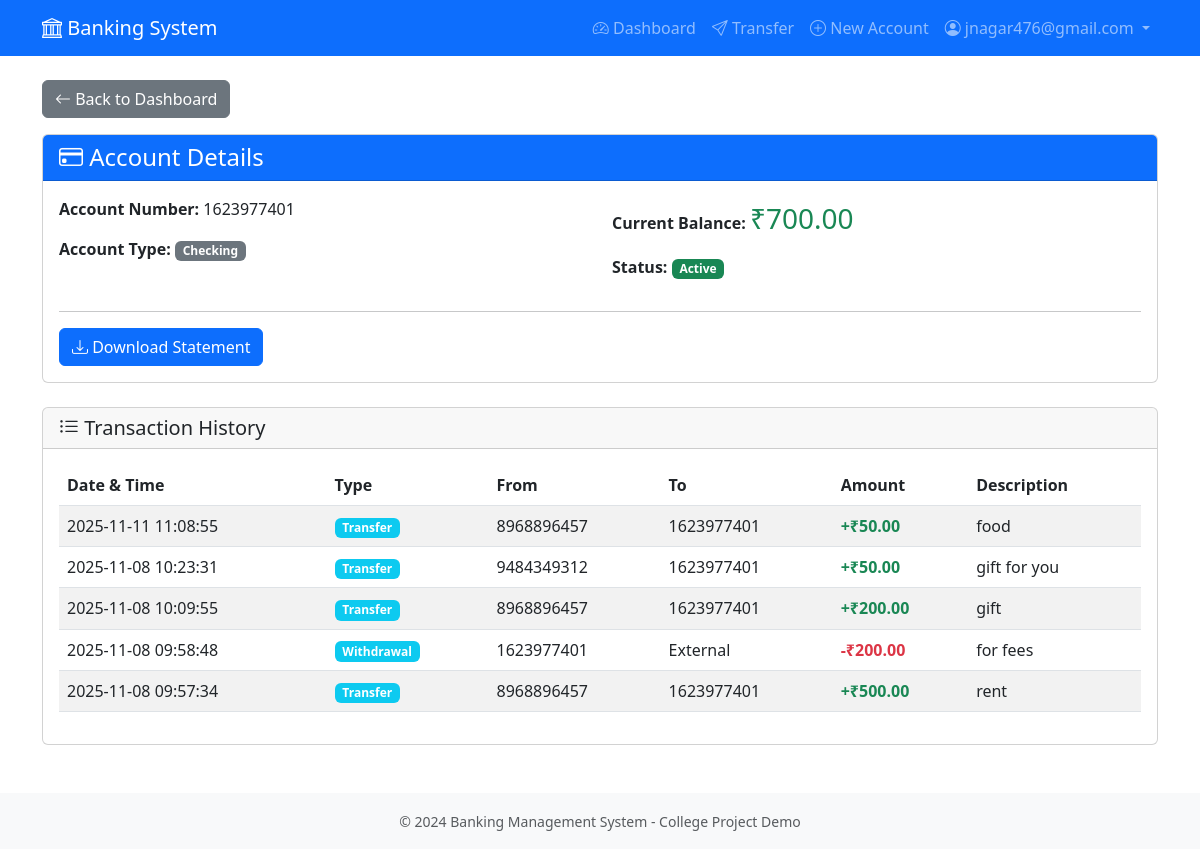
Screenshot of /user/account/1 (signed in) with the database file from the repository.
### app/models.py (models this page shows, shortened)
class User(UserMixin, db.Model):
    __tablename__ = 'users'
    id = db.Column(db.Integer, primary_key=True)
    email = db.Column(db.String(120), unique=True, nullable=False, index=True)
    password_hash = db.Column(db.String(255), nullable=False)
    full_name = db.Column(db.String(100), nullable=False)
    phone = db.Column(db.String(20), nullable=True)
    is_admin = db.Column(db.Boolean, default=False, nullable=False)
    is_active = db.Column(db.Boolean, default=True, nullable=False)
    created_at = db.Column(db.DateTime, default=datetime.utcnow, nullable=False)
    accounts = db.relationship('Account', backref='owner', lazy='dynamic', cascade='all, delete-orphan')

class Account(db.Model):
    __tablename__ = 'accounts'
    id = db.Column(db.Integer, primary_key=True)
    user_id = db.Column(db.Integer, db.ForeignKey('users.id'), nullable=False, index=True)
    account_number = db.Column(db.String(20), unique=True, nullable=False, index=True)
    account_type = db.Column(db.String(20), nullable=False)  # 'checking' or 'savings'
    balance = db.Column(db.Integer, default=0, nullable=False)  # Stored in cents
    is_frozen = db.Column(db.Boolean, default=False, nullable=False)
    created_at = db.Column(db.DateTime, default=datetime.utcnow, nullable=False)
    transactions_sent = db.relationship(
        'Transaction',
        foreign_keys='Transaction.from_account_id',
        backref='source_account',
        lazy='dynamic'
    )
    transactions_received = db.relationship(
        'Transaction',
        foreign_keys='Transaction.to_account_id',
        backref='destination_account',
        lazy='dynamic'
    )
    def get_balance(self):
        return self.balance / 100.0
    def get_all_transactions(self):
        sent = self.transactions_sent.all()
        received = self.transactions_received.all()
        all_transactions = sent + received
        return sorted(all_transactions, key=lambda x: x.timestamp, reverse=True)

class Transaction(db.Model):
    __tablename__ = 'transactions'
    id = db.Column(db.Integer, primary_key=True)
    from_account_id = db.Column(db.Integer, db.ForeignKey('accounts.id'), nullable=True, index=True)
    to_account_id = db.Column(db.Integer, db.ForeignKey('accounts.id'), nullable=True, index=True)
    amount = db.Column(db.Integer, nullable=False)  # Stored in cents
    transaction_type = db.Column(db.String(20), nullable=False)  # 'transfer', 'deposit', 'withdrawal'
    description = db.Column(db.String(255), nullable=True)
    timestamp = db.Column(db.DateTime, default=datetime.utcnow, nullable=False, index=True)
    def get_amount(self):
        return self.amount / 100.0

### app/routes/user_routes.py (the view)
@bp.route('/account/<int:account_id>')
@login_required
def account_details(account_id):
    if isinstance(current_user, Admin):
        return redirect(url_for('admin.dashboard'))
    account = check_account_ownership(account_id)
    transactions = account.get_all_transactions()
    return render_template(
        'user/account_details.html',
        title=f'Account {account.account_number}',
        account=account,
        transactions=transactions
    )

### app/routes/user_routes.py (called while the page is built)
def check_account_ownership(account_id):
    account = Account.query.get_or_404(account_id)
    if account.user_id != current_user.id:
        abort(403)  # Forbidden
    return account

### app/templates/user/account_details.html (shortened to what this page needs)
{% extends "layout.html" %}
{% block content %}
<div class="mb-3">
    <a href="{{ url_for('user.dashboard') }}" class="btn btn-secondary">
        <i class="bi bi-arrow-left"></i> Back to Dashboard
    </a>
</div>
<div class="card mb-4">
    <div class="card-header bg-primary text-white">
        <h4 class="mb-0">
            <i class="bi bi-credit-card"></i> Account Details
        </h4>
    </div>
    <div class="card-body">
        <div class="row">
            <div class="col-md-6">
                <p><strong>Account Number:</strong> {{ account.account_number }}</p>
                <p><strong>Account Type:</strong>
                    <span class="badge bg-secondary">{{ account.account_type.title() }}</span>
                </p>
            </div>
            <div class="col-md-6">
                <p><strong>Current Balance:</strong>
                    <span class="fs-3 text-success">₹{{ "%.2f"|format(account.get_balance()) }}</span>
                </p>
                <p><strong>Status:</strong>
                    {% if account.is_frozen %}
                        <span class="badge bg-danger">Frozen</span>
                    {% else %}
                        <span class="badge bg-success">Active</span>
                    {% endif %}
                </p>
            </div>
        </div>
        <hr>
        <div class="btn-group" role="group">
            <a href="{{ url_for('user.statement', account_id=account.id) }}" class="btn btn-primary">
                <i class="bi bi-download"></i> Download Statement
            </a>
        </div>
    </div>
</div>
<div class="card">
    <div class="card-header">
        <h5 class="mb-0"><i class="bi bi-list-ul"></i> Transaction History</h5>
    </div>
    <div class="card-body">
        {% if transactions %}
            <div class="table-responsive">
                <table class="table table-striped">
                    <thead>
                        <tr>
                            <th>Date & Time</th>
                            <th>Type</th>
                            <th>From</th>
                            <th>To</th>
                            <th>Amount</th>
                            <th>Description</th>
                        </tr>
                    </thead>
                    <tbody>
                        {% for transaction in transactions %}
                        <tr>
                            <td>{{ transaction.timestamp.strftime('%Y-%m-%d %H:%M:%S') }}</td>
                            <td>
                                <span class="badge bg-info">{{ transaction.transaction_type.title() }}</span>
                            </td>
                            <td>
                                {% if transaction.source_account %}
                                    {{ transaction.source_account.account_number }}
                                {% else %}
                                    External
                                {% endif %}
                            </td>
                            <td>
                                {% if transaction.destination_account %}
                                    {{ transaction.destination_account.account_number }}
                                {% else %}
                                    External
                                {% endif %}
                            </td>
                            <td>
                                {% if transaction.to_account_id == account.id and transaction.from_account_id != account.id %}
                                    <span class="text-success fw-bold">+₹{{ "%.2f"|format(transaction.get_amount()) }}</span>
                                {% elif transaction.from_account_id == account.id %}
                                    <span class="text-danger fw-bold">-₹{{ "%.2f"|format(transaction.get_amount()) }}</span>
                                {% else %}
                                    ₹{{ "%.2f"|format(transaction.get_amount()) }}
                                {% endif %}
                            </td>
                            <td>{{ transaction.description or 'N/A' }}</td>
                        </tr>
                        {% endfor %}
                    </tbody>
                </table>
            </div>
        {% else %}
            <div class="alert alert-info mb-0">
                <i class="bi bi-info-circle"></i> No transactions found for this account.
            </div>
        {% endif %}
    </div>
</div>
{% endblock %}

### app/templates/layout.html (shortened to what this page needs)
<!DOCTYPE html>
<html lang="en">
<head>
    <link href="https://cdn.jsdelivr.net/npm/bootstrap@5.3.0/dist/css/bootstrap.min.css" rel="stylesheet">
    <link rel="stylesheet" href="https://cdn.jsdelivr.net/npm/bootstrap-icons@1.11.0/font/bootstrap-icons.css">
</head>
<body>
    <nav class="navbar navbar-expand-lg navbar-dark bg-primary">
        <div class="container">
            <a class="navbar-brand" href="/">
                <i class="bi bi-bank"></i> Banking System
            </a>
            <div class="collapse navbar-collapse" id="navbarNav">
                <ul class="navbar-nav ms-auto">
                    {% if current_user.is_authenticated %}
                        {% if current_user.__class__.__name__ == 'Admin' %}
                            <li class="nav-item">
                                <a class="nav-link" href="{{ url_for('admin.dashboard') }}">
                                    <i class="bi bi-speedometer2"></i> Dashboard
                                </a>
                            </li>
                            <li class="nav-item">
                                <a class="nav-link" href="{{ url_for('admin.users') }}">
                                    <i class="bi bi-people"></i> Users
                                </a>
                            </li>
                            <li class="nav-item">
                                <a class="nav-link" href="{{ url_for('admin.transactions') }}">
                                    <i class="bi bi-arrow-left-right"></i> Transactions
                                </a>
                            </li>
                            <li class="nav-item dropdown">
                                <a class="nav-link dropdown-toggle" href="#" id="adminDropdown" role="button" data-bs-toggle="dropdown">
                                    <i class="bi bi-person-circle"></i> Admin
                                </a>
                                <ul class="dropdown-menu dropdown-menu-end">
                                    <li><a class="dropdown-item" href="{{ url_for('auth.logout') }}">
                                        <i class="bi bi-box-arrow-right"></i> Logout
                                    </a></li>
                                </ul>
                            </li>
                        {% else %}
                            <li class="nav-item">
                                <a class="nav-link" href="{{ url_for('user.dashboard') }}">
                                    <i class="bi bi-speedometer2"></i> Dashboard
                                </a>
                            </li>
                            <li class="nav-item">
                                <a class="nav-link" href="{{ url_for('user.transfer') }}">
                                    <i class="bi bi-send"></i> Transfer
                                </a>
                            </li>
                            <li class="nav-item">
                                <a class="nav-link" href="{{ url_for('user.create_account') }}">
                                    <i class="bi bi-plus-circle"></i> New Account
                                </a>
                            </li>
                            <li class="nav-item dropdown">
                                <a class="nav-link dropdown-toggle" href="#" id="userDropdown" role="button" data-bs-toggle="dropdown">
                                    <i class="bi bi-person-circle"></i> {{ current_user.email }}
                                </a>
                            </li>
                        {% endif %}
                    {% endif %}
                </ul>
            </div>
        </div>
    </nav>
    <main class="container my-4">
        {% block content %}{% endblock %}
    </main>
    <footer class="bg-light py-3 mt-5">
        <div class="container text-center text-muted">
            <small>&copy; 2024 Banking Management System - College Project Demo</small>
        </div>
    </footer>
</body>
</html>

### rows the page displays
User: email "jnagar476@gmail.com"
Account: account_number "1623977401", account_type "Checking", get_balance "700.00"
Transaction: get_amount "50.00"
Transaction: get_amount "50.00"
Transaction: get_amount "200.00"
Transaction: shows "External", get_amount "200.00"
Transaction: get_amount "500.00"
